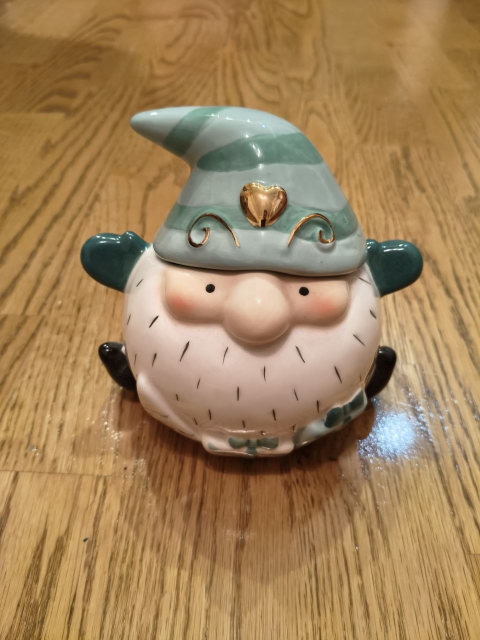
#> input picture seminars/seminar_07/photo1.jpg, 960 x 1280 px, given in place of slow_traffic_small.mp4, which was not available (shown at 1/2 size)
$ jupyter execute Seminar_9.ipynb   (shell and % lines are left out)   (older library calls are emulated)   (text cells are left out)
#> lines starting #> are read from the running program, lines starting #| are printed output that depends on the picture; pictures that were not available may be replaced by others from this repository, and a replacement may not be noted
[cell 1]
# !wget https://www.bogotobogo.com/python/OpenCV_Python/images/mean_shift_tracking/slow_traffic_small.mp4 -O data/slow_traffic_small.mp4

[cell 2]
import cv2
from tqdm import tqdm
import numpy as np
import matplotlib.pyplot as plt
import IPython

[cell 3]
# [239 lines left out: functions build_image_pyramid, compute_image_gradients, compute_lk_optical_flow_point, compute_lk_optical_flow_for_patch, track_point_with_pyramid_lk, lucas_kanade_optical_flow, not called in this run]


def demo_optical_flow(video_path='data/slow_traffic_small.mp4', output_path='output_my_LK.mp4'):
    """
    Демонстрация работы алгоритма на видео.

    Args:
        video_path: Путь к входному видео
        output_path: Путь для сохранения результата
    """
#> called with video_path = 'data/slow_traffic_small.mp4', output_path = 'output_my_LK.mp4'
    # Открываем видео
    cap = cv2.VideoCapture(video_path)

    # Получаем параметры видео
    length = int(cap.get(cv2.CAP_PROP_FRAME_COUNT))
    width = int(cap.get(cv2.CAP_PROP_FRAME_WIDTH))
    height = int(cap.get(cv2.CAP_PROP_FRAME_HEIGHT))
    fps = cap.get(cv2.CAP_PROP_FPS)

    # Настраиваем запись выходного видео
    fourcc = cv2.VideoWriter_fourcc(*'MP4V')
    out = cv2.VideoWriter(output_path, fourcc, fps, (width, height))

    # Параметры для обнаружения углов Shi-Tomasi
    feature_params = dict(
        maxCorners=100,
        qualityLevel=0.3,
        minDistance=7,
        blockSize=7
    )

    # Берем первый кадр и находим в нем углы
    ret, old_frame = cap.read()
#> old_frame is the input picture: shape (1280, 960, 3); mean B, G, R 89.9, 130.3, 161.6
    old_gray = cv2.cvtColor(old_frame, cv2.COLOR_BGR2GRAY)
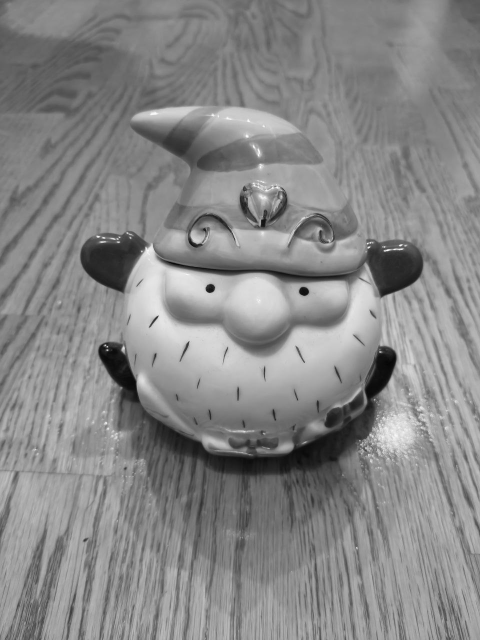
#> old_gray: shape (1280, 960) (shown at 1/2 size); min 3, max 254, mean 135
    p0 = cv2.goodFeaturesToTrack(old_gray, mask=None, **feature_params)
#> p0 = 35 rows, first 8: [213, 692], [284, 503], [238, 476], [760, 702], [737, 494], [404, 486], [736, 487], [723, 890]
    p0 = p0.reshape(-1, 2)  # Преобразуем в формат [[x1, y1], [x2, y2], ...]
#> p0 = 35 pairs, first value 196 to 811, second value 369 to 1096

    # Сохраняем изначальные точки для отслеживания через все видео
    initial_points = p0.copy()
#> initial_points has the same summary as p0

    # Создаем маску для рисования
    mask = np.zeros_like(old_frame)

    # Создаем случайные цвета для визуализации
    color = np.random.randint(0, 255, (len(p0), 3))
#> color = 35 rows, first 8: [172, 47, 117], [192, 67, 251], [195, 103, 9], [211, 21, 242], [36, 87, 70], [216, 88, 140], [58, 193, 230], [39, 87, 174]

    from tqdm import tqdm
    for i in tqdm(range(length - 1)):  # -1 потому что первый кадр мы уже прочитали
        ret, frame = cap.read()

        if not ret:
            print('No frames grabbed!')
            break

        frame_gray = cv2.cvtColor(frame, cv2.COLOR_BGR2GRAY)

        # Вычисляем оптический поток с помощью нашей реализации
        p1, st = lucas_kanade_optical_flow(
            old_gray,
            frame_gray,
            p0,
            window_size=15,
            num_pyramid_levels=3
        )

        # Выбираем хорошие точки
        good_new = p1[st == 1]
        good_old = p0[st == 1]

        # Рисуем треки
        for i, (new, old) in enumerate(zip(good_new, good_old)):
            a, b = new
            c, d = old
            mask = cv2.line(mask, (int(a), int(b)), (int(c), int(d)), color[i % len(color)].tolist(), 2)
            frame = cv2.circle(frame, (int(a), int(b)), 5, color[i % len(color)].tolist(), -1)

        # Объединяем кадр и маску
        img = cv2.add(frame, mask)

        # Записываем результат
        out.write(img)

        # Обновляем предыдущий кадр
        old_gray = frame_gray.copy()

        # Обновляем точки, но только те, которые успешно отслежены
        p0[st == 1] = good_new
#> mask: shape (1280, 960, 3); every value is 0

    # Освобождаем ресурсы
    cap.release()
    out.release()

    print(f"Результат сохранен в {output_path}")
    return output_path

[cell 4]
result_path = demo_optical_flow(video_path='data/slow_traffic_small.mp4', output_path='output_my_LK.mp4')

[cell 5]
def demo_optical_flow_opencv(video_path='data/slow_traffic_small.mp4', output_path='output_my_LK.mp4'):
    """
    Демонстрация работы алгоритма на видео с использованием cv2.calcOpticalFlowPyrLK.

    Args:
        video_path: Путь к входному видео
        output_path: Путь для сохранения результата
    """
#> called with video_path = 'data/slow_traffic_small.mp4', output_path = 'output_opencv_LK.mp4'
    # Открываем видео
    cap = cv2.VideoCapture(video_path)

    # Получаем параметры видео
    length = int(cap.get(cv2.CAP_PROP_FRAME_COUNT))
    width = int(cap.get(cv2.CAP_PROP_FRAME_WIDTH))
    height = int(cap.get(cv2.CAP_PROP_FRAME_HEIGHT))
    fps = cap.get(cv2.CAP_PROP_FPS)

    # Настраиваем запись выходного видео
    fourcc = cv2.VideoWriter_fourcc(*'MP4V')
    out = cv2.VideoWriter(output_path, fourcc, fps, (width, height))

    # Параметры для обнаружения углов Shi-Tomasi
    feature_params = dict(
        maxCorners=100,
        qualityLevel=0.3,
        minDistance=7,
        blockSize=7
    )

    # Параметры для Lucas-Kanade оптического потока
    lk_params = dict(
        winSize=(15, 15),
        maxLevel=3,
        criteria=(cv2.TERM_CRITERIA_EPS | cv2.TERM_CRITERIA_COUNT, 10, 0.03)
    )

    # Берем первый кадр и находим в нем углы
    ret, old_frame = cap.read()
    old_gray = cv2.cvtColor(old_frame, cv2.COLOR_BGR2GRAY)
    p0 = cv2.goodFeaturesToTrack(old_gray, mask=None, **feature_params)
#> p0 = 35 rows, first 8: [213, 692], [284, 503], [238, 476], [760, 702], [737, 494], [404, 486], [736, 487], [723, 890]

    # Создаем маску для рисования
    mask = np.zeros_like(old_frame)

    # Создаем случайные цвета для визуализации
    color = np.random.randint(0, 255, (100, 3))

    from tqdm import tqdm
    for i in tqdm(range(length - 1)):  # -1 потому что первый кадр мы уже прочитали
        ret, frame = cap.read()

        if not ret:
            print('No frames grabbed!')
            break

        frame_gray = cv2.cvtColor(frame, cv2.COLOR_BGR2GRAY)

        # Вычисляем оптический поток с помощью встроенной функции cv2.calcOpticalFlowPyrLK
        p1, st, err = cv2.calcOpticalFlowPyrLK(old_gray, frame_gray, p0, None, **lk_params)

        # Выбираем хорошие точки
        if p1 is not None:
            good_new = p1[st == 1]
            good_old = p0[st == 1]

        # Рисуем треки
        for i, (new, old) in enumerate(zip(good_new, good_old)):
            a, b = new.ravel()
            c, d = old.ravel()
            mask = cv2.line(mask, (int(a), int(b)), (int(c), int(d)), color[i % len(color)].tolist(), 2)
            frame = cv2.circle(frame, (int(a), int(b)), 5, color[i % len(color)].tolist(), -1)

        # Объединяем кадр и маску
        img = cv2.add(frame, mask)

        # Записываем результат
        out.write(img)

        # Обновляем предыдущий кадр
        old_gray = frame_gray.copy()

        # Обновляем точки, но только те, которые успешно отслежены
        p0 = good_new.reshape(-1, 1, 2)

    # Освобождаем ресурсы
    cap.release()
    out.release()

    print(f"Результат сохранен в {output_path}")
    return output_path

[cell 6]
result_path = demo_optical_flow_opencv(video_path='data/slow_traffic_small.mp4', output_path='output_opencv_LK.mp4')

[cell 7]
# your code
import numpy as np
import cv2
from tqdm import tqdm


class DynamicPointTracker:

    def __init__(self,
                 max_points=50,
                 min_distance=10,
                 quality_level=0.01,
                 block_size=3,
                 use_harris=False):
        self.max_points = max_points
        self.min_distance = min_distance
        self.quality_level = quality_level
        self.block_size = block_size
        self.use_harris = use_harris

        self.feature_params = dict(
            maxCorners=max_points,
            qualityLevel=quality_level,
            minDistance=min_distance,
            blockSize=block_size,
            useHarrisDetector=use_harris
        )
        self.lk_params = dict(
            winSize=(15, 15),
            maxLevel=3,
            criteria=(cv2.TERM_CRITERIA_EPS | cv2.TERM_CRITERIA_COUNT, 10, 0.03)
        )
        self.track_history = {}
        self.point_ids = {}
        self.next_id = 0

    # [86 lines left out: functions add_new_points, remove_lost_points, update_track_history, track, not called in this run]


def dynamic_optical_flow_demo(video_path='data/slow_traffic_small.mp4',
                              output_path='output_dynamic_LK.mp4',
                              max_points=50,
                              min_distance=15,
                              quality_level=0.05,
                              add_points_every_n_frames=5):

#> called with video_path = 'data/slow_traffic_small.mp4', output_path = 'output_dynamic_LK.mp4', max_points = 50, min_distance = 15, quality_level = 0.05, add_points_every_n_frames = 3
    cap = cv2.VideoCapture(video_path)
    length = int(cap.get(cv2.CAP_PROP_FRAME_COUNT))
    width = int(cap.get(cv2.CAP_PROP_FRAME_WIDTH))
    height = int(cap.get(cv2.CAP_PROP_FRAME_HEIGHT))
    fps = cap.get(cv2.CAP_PROP_FPS)

    fourcc = cv2.VideoWriter_fourcc(*'MP4V')
    out = cv2.VideoWriter(output_path, fourcc, fps, (width, height))

    tracker = DynamicPointTracker(
        max_points=max_points,
        min_distance=min_distance,
        quality_level=quality_level
    )

    ret, old_frame = cap.read()
    old_gray = cv2.cvtColor(old_frame, cv2.COLOR_BGR2GRAY)

    initial_points = cv2.goodFeaturesToTrack(old_gray, mask=None, **tracker.feature_params)
#> initial_points = 50 rows, first 8: [215, 693], [768, 501], [283, 502], [759, 703], [236, 478], [316, 631], [261, 476], [734, 487]
    if initial_points is not None:
        points = initial_points.reshape(-1, 2)
#> points = 50 pairs, first value 71 to 813, second value 329 to 1095
        tracker.point_ids = {i: tracker.next_id + i for i in range(len(points))}
#> tracker.point_ids = 50 items
        tracker.next_id += len(points)
#> tracker.next_id = 50
        for i, pt in enumerate(points):
            tracker.track_history[tracker.point_ids[i]] = (pt.copy(), 0)
#> this loop made 50 passes
#> pt on passes 1 to 12: [215, 693], [768, 501], [283, 502], [759, 703], [236, 478], [316, 631], [261, 476], [734, 487], [798, 491], [199, 473], [378, 682], [609, 724]
#> after the loop, tracker.track_history = 50 items
    else:
        points = np.array([]).reshape(0, 2)

    mask = np.zeros_like(old_frame)
    color = np.random.randint(0, 255, (max_points, 3))
    frames_since_last_add = 0

    for frame_idx in tqdm(range(length - 1)):
        ret, frame = cap.read()
        if not ret:
            break
        frame_gray = cv2.cvtColor(frame, cv2.COLOR_BGR2GRAY)

        # 1. Отслеживаем существующие точки
        if len(points) > 0:
            new_points, status = tracker.track(old_gray, frame_gray, points)

            # 2. Удаляем потерянные точки
            keep_mask = tracker.remove_lost_points(new_points, status, frame.shape)
            points = new_points[keep_mask]
            status = status[keep_mask]
            new_point_ids = {}
            for i, (pt, s) in enumerate(zip(points, status)):
                original_idx = np.where(keep_mask)[0][i]
                if original_idx in tracker.point_ids:
                    new_point_ids[i] = tracker.point_ids[original_idx]
            tracker.point_ids = new_point_ids
        else:
            status = np.array([])

        # 3. Добавляем новые точки
        frames_since_last_add += 1
        should_add = (frames_since_last_add >= add_points_every_n_frames) or (len(points) < max_points // 2)
        if should_add and len(points) < max_points:
            new_candidates = tracker.add_new_points(frame_gray, points)
            if len(new_candidates) > 0:
                start_id = tracker.next_id
                for i in range(len(new_candidates)):
                    tracker.point_ids[len(points) + i] = start_id + i
                    tracker.track_history[start_id + i] = (new_candidates[i].copy(), frame_idx)
                tracker.next_id += len(new_candidates)
                points = np.vstack([points, new_candidates]) if len(points) > 0 else new_candidates
                status = np.concatenate([status, np.ones(len(new_candidates), dtype=np.uint8)])
            frames_since_last_add = 0

        # 4. Визуализация
        for i, (pt, s) in enumerate(zip(points, status)):
            if s == 1 and i in tracker.point_ids:
                pid = tracker.point_ids[i]
                if pid in tracker.track_history:
                    prev_pt, _ = tracker.track_history[pid]
                    mask = cv2.line(mask,
                                   (int(pt[0]), int(pt[1])),
                                   (int(prev_pt[0]), int(prev_pt[1])),
                                   color[pid % max_points].tolist(),
                                   2)
                    tracker.track_history[pid] = (pt.copy(), frame_idx)
                frame = cv2.circle(frame,
                                  (int(pt[0]), int(pt[1])),
                                  4,
                                  color[pid % max_points].tolist(),
                                  -1)

        img = cv2.add(frame, mask)

        info_text = f"Points: {len(points)}/{max_points} | Frame: {frame_idx}"
        cv2.putText(img, info_text, (10, 30), cv2.FONT_HERSHEY_SIMPLEX,
                   0.7, (255, 255, 255), 2)

        out.write(img)
        old_gray = frame_gray.copy()
#> after the loop, frames_since_last_add = 0; tracker.next_id = 50

    cap.release()
    out.release()

    print(f"Результат сохранен в {output_path}")
    return output_path


dynamic_optical_flow_demo(
    video_path='data/slow_traffic_small.mp4',
    output_path='output_dynamic_LK.mp4',
    max_points=50,
    min_distance=15,
    quality_level=0.05,
    add_points_every_n_frames=3
)

[cell 8]
def demo_optical_flow_farneback_opencv(video_path='data/slow_traffic_small.mp4', output_path='output_Farneback.mp4'):
    """
    Демонстрация работы алгоритма плотного оптического потока Farneback на видео.

    Args:
        video_path: Путь к входному видео
        output_path: Путь для сохранения результата
    """
#> called with video_path = 'data/slow_traffic_small.mp4', output_path = 'output_opencv_farneback.mp4'
    # Открываем видео
    cap = cv2.VideoCapture(video_path)

    # Получаем параметры видео
    length = int(cap.get(cv2.CAP_PROP_FRAME_COUNT))
#> length = 1
    width = int(cap.get(cv2.CAP_PROP_FRAME_WIDTH))
#> width = 960
    height = int(cap.get(cv2.CAP_PROP_FRAME_HEIGHT))
#> height = 1280
    fps = cap.get(cv2.CAP_PROP_FPS)
#> fps = 30

    # Настраиваем запись выходного видео
    fourcc = cv2.VideoWriter_fourcc(*'MP4V')
#> fourcc = 1446269005
    out = cv2.VideoWriter(output_path, fourcc, fps, (width, height))

    # Берем первый кадр и преобразуем его в оттенки серого
    ret, frame1 = cap.read()
    if not ret:
        print('Не удалось прочитать видео')
        return None

    prvs = cv2.cvtColor(frame1, cv2.COLOR_BGR2GRAY)

    # Создаем HSV-изображение для визуализации потока
    hsv = np.zeros_like(frame1)
    hsv[..., 1] = 255  # Насыщенность устанавливаем на максимум

    from tqdm import tqdm
    for i in tqdm(range(length - 1)):  # -1 потому что первый кадр мы уже прочитали
        ret, frame2 = cap.read()

        if not ret:
            print('No frames grabbed!')
            break

        next_frame = cv2.cvtColor(frame2, cv2.COLOR_BGR2GRAY)

        # Вычисляем оптический поток методом Farneback
        # Параметры:
        # - 0.5: коэффициент масштабирования для пирамиды изображений
        # - 3: кол-во уровней пирамиды
        # - 15: размер окна для усреднения
        # - 3: число итераций на каждом уровне пирамиды
        # - 5: размер окна для полиномиальной аппроксимации
        # - 1.2: стандартное отклонение для сглаживания
        flow = cv2.calcOpticalFlowFarneback(
            prvs, next_frame, None,
            0.5, 3, 15, 3, 5, 1.2, 0
        )

        # Преобразуем векторы потока из декартовых координат в полярные
        mag, ang = cv2.cartToPolar(flow[..., 0], flow[..., 1])

        # Кодируем направление потока как оттенок (hue)
        hsv[..., 0] = ang * 180 / np.pi / 2

        # Кодируем величину потока как яркость (value)
        hsv[..., 2] = cv2.normalize(mag, None, 0, 255, cv2.NORM_MINMAX)

        # Преобразуем HSV в BGR для отображения
        bgr = cv2.cvtColor(hsv, cv2.COLOR_HSV2BGR)

        # Записываем результат
        out.write(bgr)

        # Обновляем предыдущий кадр
        prvs = next_frame
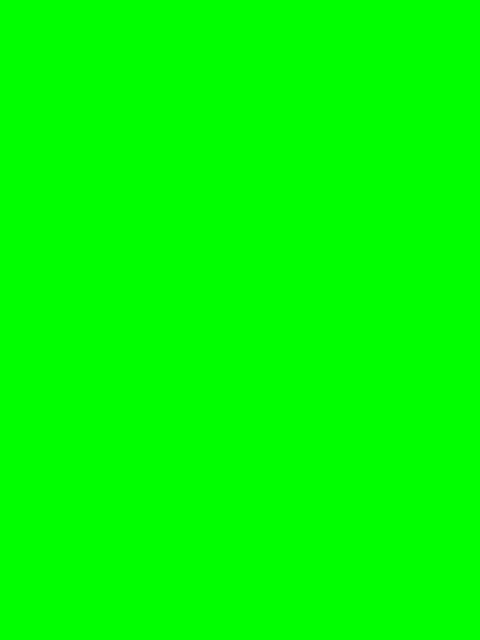
#> hsv: shape (1280, 960, 3) (shown at 1/2 size); mean of channels 0, 1, 2 0, 255, 0; drawn as B, G, R

    # Освобождаем ресурсы
    cap.release()
    out.release()

    print(f"Результат сохранен в {output_path}")
    return output_path

$ run again, on seminars/seminar_07/photo2.jpg
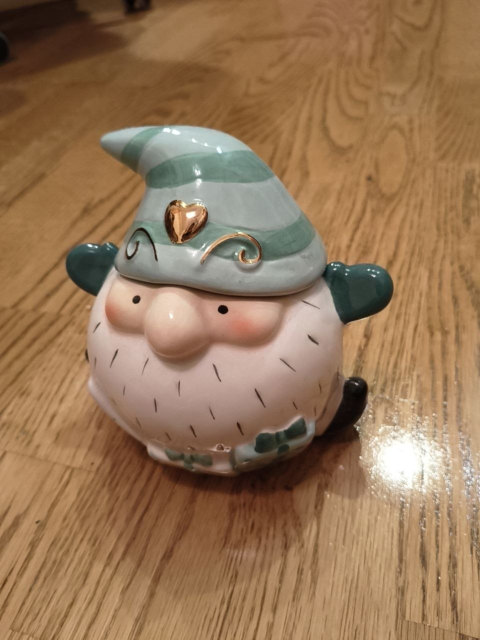
#> input picture seminars/seminar_07/photo2.jpg, 960 x 1280 px, given in place of slow_traffic_small.mp4, which was not available (shown at 1/2 size)
#> in demo_optical_flow, old_frame is the input picture: shape (1280, 960, 3); mean B, G, R 86.5, 117.9, 150.4
#> in demo_optical_flow, `old_gray = cv2.cvtColor(old_frame, cv2.COLOR_BGR2GRAY)`:
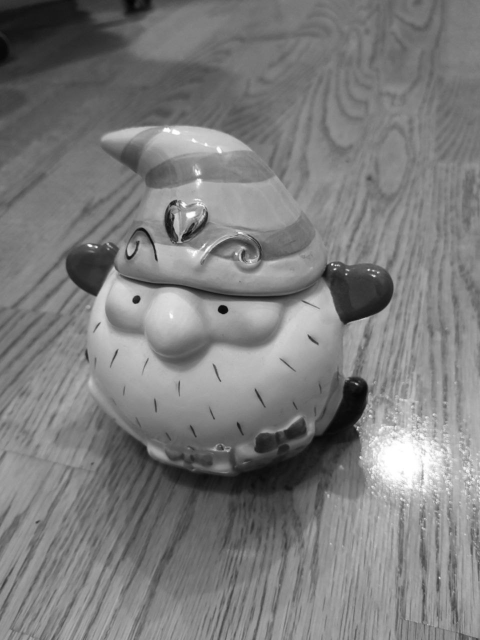
#> old_gray: shape (1280, 960) (shown at 1/2 size); min 3, max 255, mean 124
#> in demo_optical_flow, `p0 = cv2.goodFeaturesToTrack(old_gray, mask=None, **feature_params)`: p0 = 19 rows, first 8: [664, 528], [692, 548], [737, 539], [193, 494], [669, 538], [473, 507], [258, 509], [721, 914]
#> in demo_optical_flow, `initial_points = p0.copy()`: initial_points has the same summary as p0
#> color = 19 rows, first 8: [172, 47, 117], [192, 67, 251], [195, 103, 9], [211, 21, 242], [36, 87, 70], [216, 88, 140], [58, 193, 230], [39, 87, 174]
#> in dynamic_optical_flow_demo, `initial_points = cv2.goodFeaturesToTrack(old_gray, mask=None, **tracke..`: initial_points = 50 rows, first 8: [692, 549], [663, 529], [736, 540], [755, 545], [193, 494], [710, 766], [878, 1154], [714, 859]
#> points = 50 pairs, first value 176 to 899, second value 341 to 1249
#> tracker.point_ids = 50 items
#> in dynamic_optical_flow_demo, `tracker.next_id += len(points)`: tracker.next_id = 50
#> the loop in dynamic_optical_flow_demo, `for i, pt in enumerate(points):` made 50 passes
#> after the loop in dynamic_optical_flow_demo, `for i, pt in enumerate(points):`: tracker.track_history = 50 items
#> after the loop in dynamic_optical_flow_demo, `for frame_idx in tqdm(range(length - 1)):`: frames_since_last_add = 0; tracker.next_id = 50
#> length = 1
#> width = 960
#> height = 1280
#> fps = 30
#> fourcc = 1446269005
